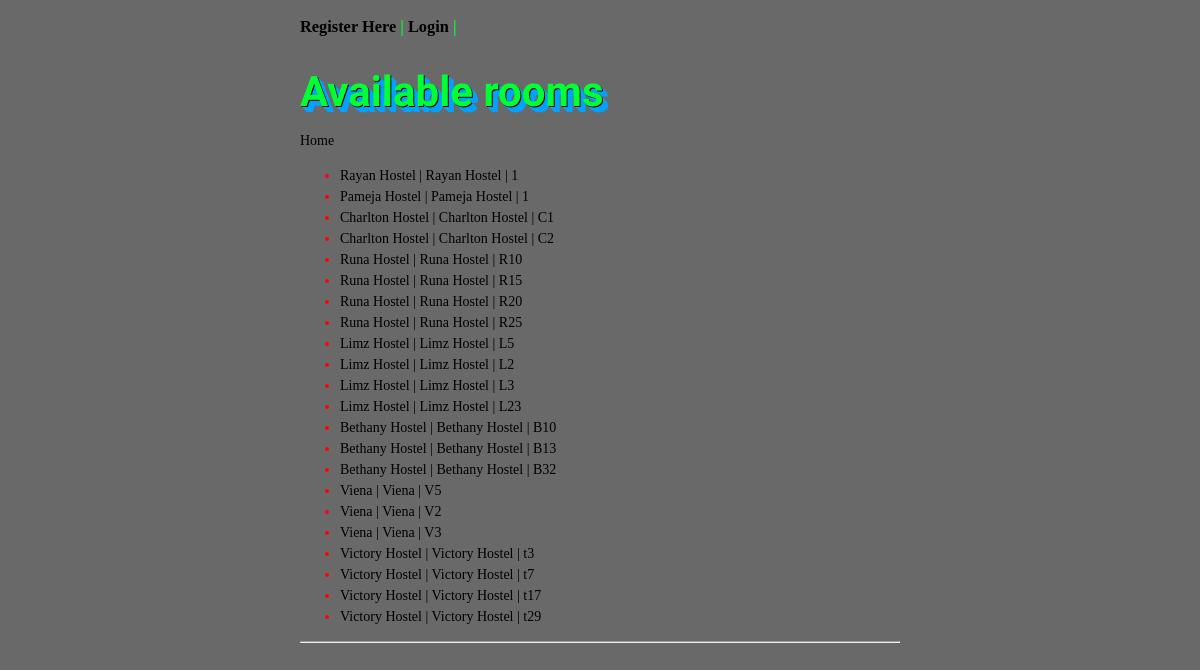
/rooms/, run on the app's committed database.
### Gyobera/models.py (models this page shows)
class Room(models.Model):
    Hostel = models.ForeignKey(List)
    Room_Number = models.CharField(max_length=50)
    Total_rooms = models.IntegerField(default=0, blank=True)
    Price_single = models.IntegerField(default=0, blank=True)
    Price_double = models.IntegerField(default=0, blank=True)
    def __str__(self):
        return ' {}   |   {} '.format(self.Hostel, self.Room_Number)

class List(models.Model):
    classification = models.ForeignKey(Classification)
    title = models.CharField(max_length=128)
    gender = models.CharField(max_length=1, choices=[('M', 'Male'), ('F', 'Female')], default="")
    Custodian = models.CharField(max_length=25, blank=True)
    description = models.TextField(blank=True)
    url = models.URLField()
    views = models.IntegerField(default=0)
    def __str__(self):
        return '{} | {}'.format(self.title, self.title)

### Gyobera/views.py (the view)
# urls.py: url(r'^rooms/$', views.rooms, name='rooms'),
def rooms(request):
    context_dict = {}
    context = RequestContext(request)
    room_list = Room.objects.all()
    for room in room_list:
        context_dict = {'rooms': room_list}
    return render_to_response('gyobera/room.html', context_dict, context)

### templates/gyobera/room.html (shortened to what this page needs)
{% extends 'base.html' %}
{% load staticfiles %}
{% block body_block %}
    <h1><strong>Available rooms </strong></h1><a href="/Gyobera/">Home</a><br/>
          {% if rooms %}
            <ul>
                {% for room in rooms %}
                <li><a href="{{ room_list}}">{{ room }}</a></li>
                {% endfor %}
            </ul>
        {% else %}
            <strong>There are no rooms in this hostel.</strong>
        {% endif %}
{% endblock %}

### static/css/main.css (style rules this page uses)
html, body { margin: 0; padding: 0; height: 100%; font: 14px/21px 'Tahoma'; }
html { color: red; background: dimgrey; }
body { margin: 0 auto; min-height: 100%; position: relative; max-width: 600px; }
h1, h2, h3, h4, h5, h6 { color: #00FF33; }
h1 { font-family: 'Passion One', cursive; font-weight: normal; padding: 15px 0 0 0; font-size: 3em; text-shadow: 1px 1px #000, 2px 2px #02a2fe, 3px 3px #02a2fe, 4px 4px #02a2fe, 5px 5px #02a2fe, 6px 6px #02a2fe; }
a { color: black; text-decoration: none; }

### data on the page
Room: Hostel+Room_Number "Rayan Hostel | Rayan Hostel | 1"
Room: Hostel+Room_Number "Pameja Hostel | Pameja Hostel | 1"
Room: Hostel+Room_Number "Charlton Hostel | Charlton Hostel | C1"
Room: Hostel+Room_Number "Charlton Hostel | Charlton Hostel | C2"
Room: Hostel+Room_Number "Runa Hostel | Runa Hostel | R10"
Room: Hostel+Room_Number "Runa Hostel | Runa Hostel | R15"
Room: Hostel+Room_Number "Runa Hostel | Runa Hostel | R20"
Room: Hostel+Room_Number "Runa Hostel | Runa Hostel | R25"
Room: Hostel+Room_Number "Limz Hostel | Limz Hostel | L5"
Room: Hostel+Room_Number "Limz Hostel | Limz Hostel | L2"
Room: Hostel+Room_Number "Limz Hostel | Limz Hostel | L3"
Room: Hostel+Room_Number "Limz Hostel | Limz Hostel | L23"
Room: Hostel+Room_Number "Bethany Hostel | Bethany Hostel | B10"
Room: Hostel+Room_Number "Bethany Hostel | Bethany Hostel | B13"
Room: Hostel+Room_Number "Bethany Hostel | Bethany Hostel | B32"
Room: Hostel+Room_Number "Viena | Viena | V5"
Room: Hostel+Room_Number "Viena | Viena | V2"
Room: Hostel+Room_Number "Viena | Viena | V3"
Room: Hostel+Room_Number "Victory Hostel | Victory Hostel | t3"
Room: Hostel+Room_Number "Victory Hostel | Victory Hostel | t7"
Room: Hostel+Room_Number "Victory Hostel | Victory Hostel | t17"
Room: Hostel+Room_Number "Victory Hostel | Victory Hostel | t29"
